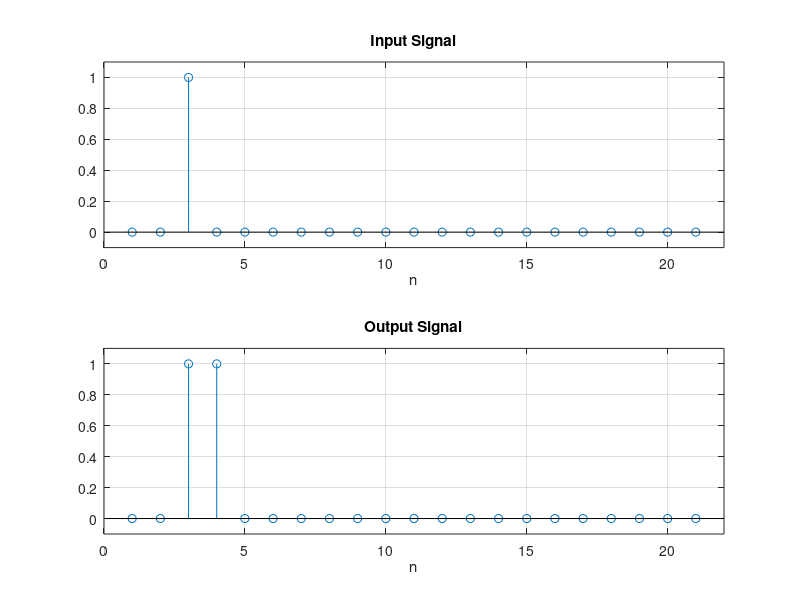

MATLAB code for this plot:
%% setup
N = 20 %number of samples to compute
imp = zeros(N,1); %creates a list of zeros, length N
imp(3) = 1; % sets the third sample to one. So we have an impulse.

%% processing
x0 = [imp;0]; %takes the input and append a zero.
x1 = [0;imp]; %takes the input and prepends a zero(= delay input 1 sample).
Y = x0+x1; %computes the output signal.

%% Plotting
% plot input
subplot(2,1,1)
stem(x0)
xlabel('n')
ylim([-0.1, 1.1])
grid on
xlim([0,N+2])
title('Input Signal')
% plot output
subplot(2,1,2)
stem(Y)
xlabel('n')
ylim([-0.1, 1.1])
xlim([0,N+2])
grid on
title('Output Signal')